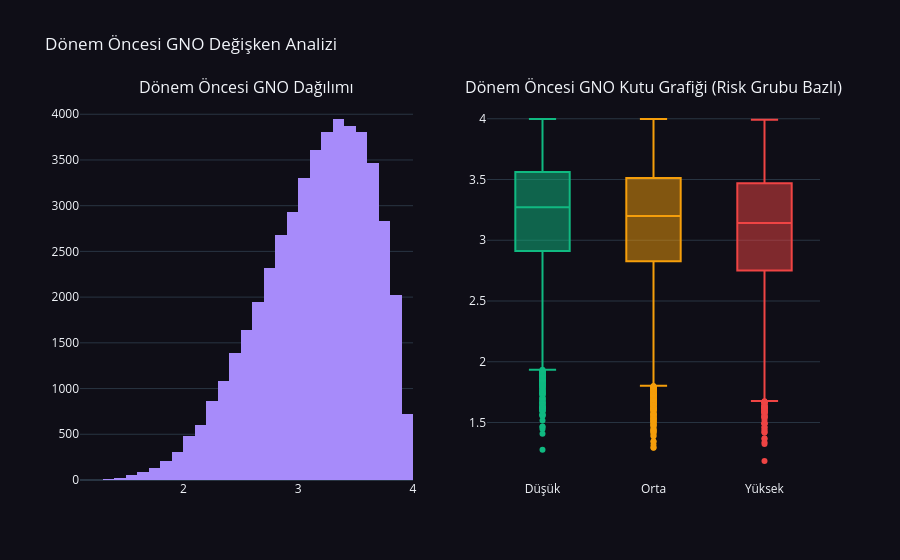
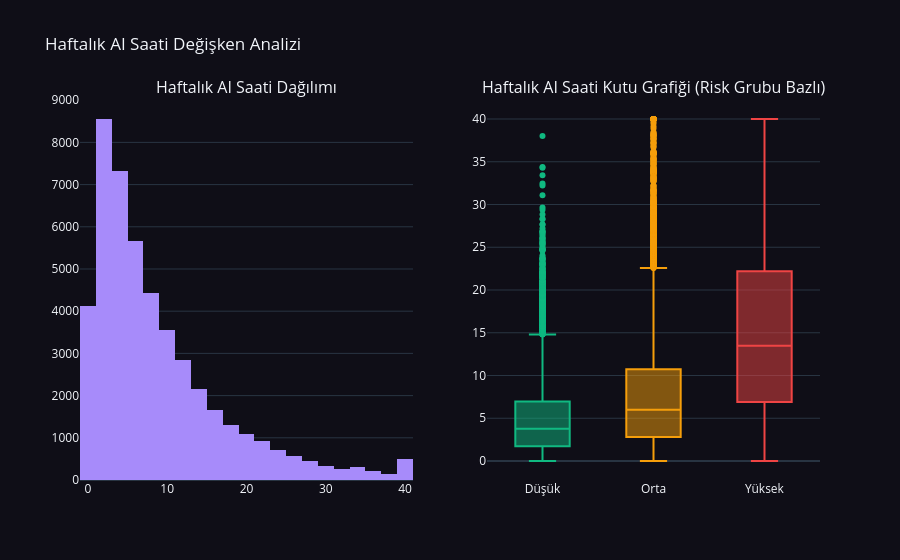

These figures' notebook cell, in order:
### Markdown cell above
<div style="background:linear-gradient(135deg,#0d1117 0%,#161b22 100%);padding:20px 24px;border-radius:12px;border:1px solid rgba(167,139,250,0.15);margin-top:12px;box-shadow:0 4px 20px rgba(0,0,0,0.3);">
<div style="display:flex;align-items:center;gap:8px;margin-bottom:10px;">
<div style="width:3px;height:18px;background:linear-gradient(180deg,#a78bfa,#7c3aed);border-radius:1.5px;flex-shrink:0;"></div>
<h4 style="color:#c7d2fe;font-size:0.95em;font-weight:700;margin:0;">Veri Analisti Yorumu</h4>
</div>
<p style="color:#cbd5e1;font-size:0.83em;line-height:1.5;margin:0;">
Eksik değerlerin dağılım analizi, veri setindeki 9 değişkende (Dönem Öncesi GNO, Dönem Sonrası GNO, Haftalık AI Saati, Beceri Kalıcılık Skoru, Araç Çeşitliliği, Ücretli Abonelik, Geleneksel Çalışma Saati, Algılanan AI Bağımlılığı, Sınav Kaygı Düzeyi) %1 ile %6 arasında değişen hafif eksiklikler olduğunu göstermektedir. Bu dağınık ve düşük oranlı eksik değer yapısı, veri toplama sürecindeki sistemsel kayıt kesintileri veya anket doldurmama eğilimi gibi <strong>rastgele hatalara (MCAR - Missing Completely at Random)</strong> işaret etmektedir. Bu durum veri setimizin temsil gücünü olumsuz etkilemez. Modelleme öncesi veri kaybını önlemek için satır silme yerine, sayısal değişkenler için <strong>Median Imputer</strong>, kategorik değişkenler için ise <strong>Mode Imputer</strong> yöntemleri uygulanacaktır.
</p>
</div>

### Code cell
# 2.5 Sayısal ve Sayım Değişkenleri Dağılımları
TARGET = 'Tükenmişlik'
num_cols = [
    'Dönem Öncesi GNO', 'Haftalık AI Saati', 'Geleneksel Çalışma Saati',
    'Beceri Kalıcılık Skoru', 'Sınav Kaygı Düzeyi',
    'Algılanan AI Bağımlılığı', 'Dönem Sonrası GNO'
]
colors = {'Düşük': '#10b981', 'Orta': '#f59e0b', 'Yüksek': '#ef4444'}

# 1. Sürekli Sayısal Değişkenler (Histogram + Box-Plot)
for col in num_cols:
    fig = make_subplots(rows=1, cols=2, subplot_titles=(f'{col} Dağılımı', f'{col} Kutu Grafiği (Risk Grubu Bazlı)'))

    fig.add_trace(
        go.Histogram(x=df[col], marker_color='#a78bfa', name=col, nbinsx=30),
        row=1, col=1
    )

    for risk, color in colors.items():
        sub_df = df[df[TARGET] == risk]
        fig.add_trace(
            go.Box(y=sub_df[col], name=risk, marker_color=color, boxpoints='outliers'),
            row=1, col=2
        )

    fig.update_layout(
        title_text=f'{col} Değişken Analizi',
        template='plotly_dark',
        paper_bgcolor='#0f0e17',
        plot_bgcolor='#0f0e17',
        showlegend=False
    )
    fig.show()

    try:
        fig.write_image(f'{FIGURES_DIR}eda_numeric_{col}.png', scale=2)
    except Exception:
        pass

# 2. Sayım / Kesikli Değişken: Araç Çeşitliliği
col = 'Araç Çeşitliliği'
temp_df = df.groupby([col, TARGET], observed=True).size().reset_index(name='Öğrenci Sayısı')
fig = px.bar(
    temp_df,
    x=col,
    y='Öğrenci Sayısı',
    color=TARGET,
    color_discrete_map=colors,
    barmode='group',
    title=f'{col} Değişkeninin Tükenmişlik Riski Kırılımlı Dağılımı',
    labels={col: 'Kullanılan YZ Araç Sayısı', 'Öğrenci Sayısı': 'Öğrenci Sayısı', TARGET: 'Tükenmişlik Riski'}
)
fig.update_layout(
    template='plotly_dark',
    paper_bgcolor='#0f0e17',
    plot_bgcolor='#0f0e17'
)
fig.show()

try:
    fig.write_image(f'{FIGURES_DIR}eda_numeric_{col}.png', scale=2)
except Exception:
    pass

### Figure 1 — Plotly figure (JSON) as saved in the notebook; plotly's stock layout.template omitted (floating-point values rounded to 4 significant figures; data arrays with more than 128 entries replaced by an {"elided": "..."} marker saying what was removed)
{"data": [{"marker": {"color": "#a78bfa"}, "name": "Dönem Öncesi GNO", "nbinsx": 30, "type": "histogram", "x": {"elided": "50000 float values"}, "xaxis": "x", "yaxis": "y"}, {"boxpoints": "outliers", "marker": {"color": "#10b981"}, "name": "Düşük", "type": "box", "xaxis": "x2", "y": {"elided": "16369 float values"}, "yaxis": "y2"}, {"boxpoints": "outliers", "marker": {"color": "#f59e0b"}, "name": "Orta", "type": "box", "xaxis": "x2", "y": {"elided": "21144 float values"}, "yaxis": "y2"}, {"boxpoints": "outliers", "marker": {"color": "#ef4444"}, "name": "Yüksek", "type": "box", "xaxis": "x2", "y": {"elided": "12487 float values"}, "yaxis": "y2"}], "layout": {"annotations": [{"font": {"size": 16}, "showarrow": false, "text": "Dönem Öncesi GNO Dağılımı", "x": 0.225, "xanchor": "center", "xref": "paper", "y": 1, "yanchor": "bottom", "yref": "paper"}, {"font": {"size": 16}, "showarrow": false, "text": "Dönem Öncesi GNO Kutu Grafiği (Risk Grubu Bazlı)", "x": 0.775, "xanchor": "center", "xref": "paper", "y": 1, "yanchor": "bottom", "yref": "paper"}], "paper_bgcolor": "#0f0e17", "plot_bgcolor": "#0f0e17", "showlegend": false, "title": {"text": "Dönem Öncesi GNO Değişken Analizi"}, "xaxis": {"anchor": "y", "domain": [0, 0.45]}, "xaxis2": {"anchor": "y2", "domain": [0.55, 1]}, "yaxis": {"anchor": "x", "domain": [0, 1]}, "yaxis2": {"anchor": "x2", "domain": [0, 1]}}}

### Figure 2 — Plotly figure (JSON) as saved in the notebook; plotly's stock layout.template omitted (floating-point values rounded to 4 significant figures; data arrays with more than 128 entries replaced by an {"elided": "..."} marker saying what was removed)
{"data": [{"marker": {"color": "#a78bfa"}, "name": "Haftalık AI Saati", "nbinsx": 30, "type": "histogram", "x": {"elided": "50000 float values"}, "xaxis": "x", "yaxis": "y"}, {"boxpoints": "outliers", "marker": {"color": "#10b981"}, "name": "Düşük", "type": "box", "xaxis": "x2", "y": {"elided": "16369 float values"}, "yaxis": "y2"}, {"boxpoints": "outliers", "marker": {"color": "#f59e0b"}, "name": "Orta", "type": "box", "xaxis": "x2", "y": {"elided": "21144 float values"}, "yaxis": "y2"}, {"boxpoints": "outliers", "marker": {"color": "#ef4444"}, "name": "Yüksek", "type": "box", "xaxis": "x2", "y": {"elided": "12487 float values"}, "yaxis": "y2"}], "layout": {"annotations": [{"font": {"size": 16}, "showarrow": false, "text": "Haftalık AI Saati Dağılımı", "x": 0.225, "xanchor": "center", "xref": "paper", "y": 1, "yanchor": "bottom", "yref": "paper"}, {"font": {"size": 16}, "showarrow": false, "text": "Haftalık AI Saati Kutu Grafiği (Risk Grubu Bazlı)", "x": 0.775, "xanchor": "center", "xref": "paper", "y": 1, "yanchor": "bottom", "yref": "paper"}], "paper_bgcolor": "#0f0e17", "plot_bgcolor": "#0f0e17", "showlegend": false, "title": {"text": "Haftalık AI Saati Değişken Analizi"}, "xaxis": {"anchor": "y", "domain": [0, 0.45]}, "xaxis2": {"anchor": "y2", "domain": [0.55, 1]}, "yaxis": {"anchor": "x", "domain": [0, 1]}, "yaxis2": {"anchor": "x2", "domain": [0, 1]}}}
